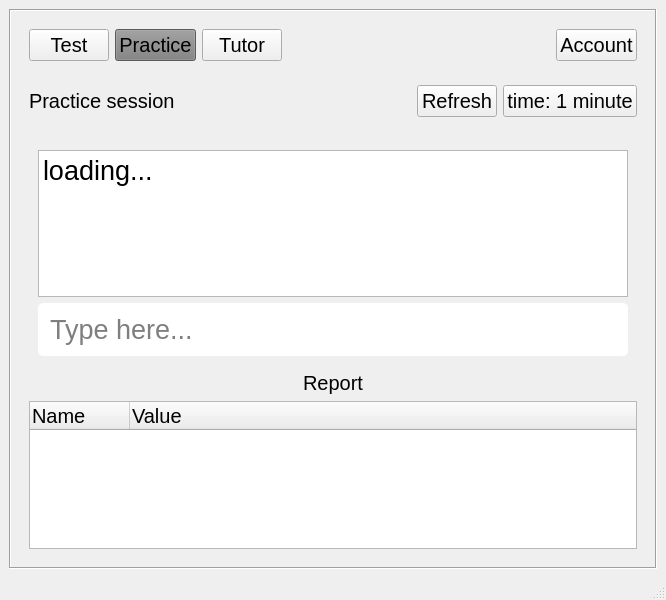
<?xml version="1.0" encoding="UTF-8"?>
<ui version="4.0">
 <class>MainWindow</class>
 <widget class="QMainWindow" name="MainWindow">
  <property name="geometry">
   <rect>
    <x>0</x>
    <y>0</y>
    <width>666</width>
    <height>600</height>
   </rect>
  </property>
  <property name="windowTitle">
   <string>MainWindow</string>
  </property>
  <widget class="QWidget" name="centralwidget">
   <layout class="QGridLayout" name="gridLayout_2">
    <item row="0" column="0">
     <widget class="QScrollArea" name="scrollArea">
      <property name="font">
       <font>
        <pointsize>15</pointsize>
       </font>
      </property>
      <property name="frameShape">
       <enum>QFrame::Box</enum>
      </property>
      <property name="widgetResizable">
       <bool>true</bool>
      </property>
      <widget class="QWidget" name="scrollAreaWidgetContents">
       <property name="geometry">
        <rect>
         <x>0</x>
         <y>0</y>
         <width>644</width>
         <height>535</height>
        </rect>
       </property>
       <layout class="QGridLayout" name="gridLayout">
        <item row="0" column="0">
         <widget class="QFrame" name="frame">
          <property name="sizePolicy">
           <sizepolicy hsizetype="Preferred" vsizetype="Preferred">
            <horstretch>0</horstretch>
            <verstretch>0</verstretch>
           </sizepolicy>
          </property>
          <property name="font">
           <font>
            <pointsize>15</pointsize>
           </font>
          </property>
          <property name="styleSheet">
           <string notr="true"/>
          </property>
          <property name="frameShape">
           <enum>QFrame::NoFrame</enum>
          </property>
          <property name="frameShadow">
           <enum>QFrame::Plain</enum>
          </property>
          <layout class="QHBoxLayout" name="horizontalLayout">
           <item>
            <widget class="QPushButton" name="test_button">
             <property name="font">
              <font>
               <pointsize>15</pointsize>
              </font>
             </property>
             <property name="styleSheet">
              <string notr="true"/>
             </property>
             <property name="text">
              <string>Test</string>
             </property>
             <property name="checkable">
              <bool>false</bool>
             </property>
            </widget>
           </item>
           <item>
            <widget class="QPushButton" name="pushButton_2">
             <property name="font">
              <font>
               <pointsize>15</pointsize>
              </font>
             </property>
             <property name="styleSheet">
              <string notr="true">background-color:#7f7f7f;</string>
             </property>
             <property name="text">
              <string>Practice</string>
             </property>
            </widget>
           </item>
           <item>
            <widget class="QPushButton" name="tutor_btn">
             <property name="font">
              <font>
               <pointsize>15</pointsize>
              </font>
             </property>
             <property name="styleSheet">
              <string notr="true"/>
             </property>
             <property name="text">
              <string>Tutor</string>
             </property>
            </widget>
           </item>
           <item>
            <spacer name="horizontalSpacer">
             <property name="font">
              <font>
               <pointsize>15</pointsize>
              </font>
             </property>
             <property name="orientation">
              <enum>Qt::Horizontal</enum>
             </property>
             <property name="sizeHint" stdset="0">
              <size>
               <width>40</width>
               <height>20</height>
              </size>
             </property>
            </spacer>
           </item>
           <item>
            <widget class="QPushButton" name="account_btn">
             <property name="font">
              <font>
               <pointsize>15</pointsize>
              </font>
             </property>
             <property name="styleSheet">
              <string notr="true"/>
             </property>
             <property name="text">
              <string>Account</string>
             </property>
            </widget>
           </item>
          </layout>
         </widget>
        </item>
        <item row="1" column="0">
         <widget class="QFrame" name="frame_5">
          <property name="font">
           <font>
            <pointsize>15</pointsize>
           </font>
          </property>
          <property name="frameShape">
           <enum>QFrame::NoFrame</enum>
          </property>
          <property name="frameShadow">
           <enum>QFrame::Raised</enum>
          </property>
          <layout class="QHBoxLayout" name="horizontalLayout_2">
           <item>
            <widget class="QLabel" name="label_2">
             <property name="font">
              <font>
               <pointsize>15</pointsize>
              </font>
             </property>
             <property name="styleSheet">
              <string notr="true"/>
             </property>
             <property name="text">
              <string>Practice session</string>
             </property>
            </widget>
           </item>
           <item>
            <spacer name="horizontalSpacer_4">
             <property name="font">
              <font>
               <pointsize>15</pointsize>
              </font>
             </property>
             <property name="orientation">
              <enum>Qt::Horizontal</enum>
             </property>
             <property name="sizeHint" stdset="0">
              <size>
               <width>242</width>
               <height>20</height>
              </size>
             </property>
            </spacer>
           </item>
           <item>
            <widget class="QPushButton" name="practice_refresh">
             <property name="font">
              <font>
               <pointsize>15</pointsize>
              </font>
             </property>
             <property name="styleSheet">
              <string notr="true"/>
             </property>
             <property name="text">
              <string>Refresh</string>
             </property>
            </widget>
           </item>
           <item>
            <widget class="QPushButton" name="time_button">
             <property name="font">
              <font>
               <pointsize>15</pointsize>
              </font>
             </property>
             <property name="styleSheet">
              <string notr="true"/>
             </property>
             <property name="text">
              <string>time: 1 minute</string>
             </property>
            </widget>
           </item>
          </layout>
         </widget>
        </item>
        <item row="2" column="0">
         <widget class="QScrollArea" name="scrollArea_2">
          <property name="font">
           <font>
            <pointsize>15</pointsize>
           </font>
          </property>
          <property name="frameShape">
           <enum>QFrame::NoFrame</enum>
          </property>
          <property name="widgetResizable">
           <bool>true</bool>
          </property>
          <widget class="QWidget" name="scrollAreaWidgetContents_3">
           <property name="geometry">
            <rect>
             <x>0</x>
             <y>0</y>
             <width>626</width>
             <height>407</height>
            </rect>
           </property>
           <layout class="QVBoxLayout" name="verticalLayout_2">
            <item>
             <widget class="QFrame" name="frame_4">
              <property name="font">
               <font>
                <pointsize>15</pointsize>
               </font>
              </property>
              <property name="frameShape">
               <enum>QFrame::NoFrame</enum>
              </property>
              <property name="frameShadow">
               <enum>QFrame::Plain</enum>
              </property>
              <layout class="QVBoxLayout" name="verticalLayout">
               <item>
                <widget class="QTextBrowser" name="practiceTextBrowser">
                 <property name="font">
                  <font>
                   <pointsize>15</pointsize>
                  </font>
                 </property>
                 <property name="styleSheet">
                  <string notr="true"/>
                 </property>
                 <property name="markdown">
                  <string>loading...

</string>
                 </property>
                 <property name="html">
                  <string>&lt;!DOCTYPE HTML PUBLIC &quot;-//W3C//DTD HTML 4.0//EN&quot; &quot;http://www.w3.org/TR/REC-html40/strict.dtd&quot;&gt;
&lt;html&gt;&lt;head&gt;&lt;meta name=&quot;qrichtext&quot; content=&quot;1&quot; /&gt;&lt;style type=&quot;text/css&quot;&gt;
p, li { white-space: pre-wrap; }
&lt;/style&gt;&lt;/head&gt;&lt;body style=&quot; font-family:'Ubuntu'; font-size:15pt; font-weight:400; font-style:normal;&quot;&gt;
&lt;p style=&quot; margin-top:6px; margin-bottom:6px; margin-left:0px; margin-right:0px; -qt-block-indent:0; text-indent:0px;&quot;&gt;&lt;span style=&quot; font-size:20pt;&quot;&gt;loading...&lt;/span&gt;&lt;/p&gt;&lt;/body&gt;&lt;/html&gt;</string>
                 </property>
                 <property name="overwriteMode">
                  <bool>false</bool>
                 </property>
                </widget>
               </item>
               <item>
                <widget class="QLineEdit" name="lineEdit">
                 <property name="font">
                  <font>
                   <pointsize>20</pointsize>
                  </font>
                 </property>
                 <property name="styleSheet">
                  <string notr="true">padding:10px;
border-radius:5px;</string>
                 </property>
                 <property name="text">
                  <string/>
                 </property>
                 <property name="placeholderText">
                  <string>Type here...</string>
                 </property>
                </widget>
               </item>
              </layout>
             </widget>
            </item>
            <item>
             <widget class="QLabel" name="label_4">
              <property name="font">
               <font>
                <pointsize>15</pointsize>
               </font>
              </property>
              <property name="styleSheet">
               <string notr="true"/>
              </property>
              <property name="text">
               <string>Report</string>
              </property>
              <property name="alignment">
               <set>Qt::AlignCenter</set>
              </property>
             </widget>
            </item>
            <item>
             <widget class="QTreeWidget" name="treeWidget">
              <property name="font">
               <font>
                <pointsize>15</pointsize>
               </font>
              </property>
              <property name="styleSheet">
               <string notr="true"/>
              </property>
              <column>
               <property name="text">
                <string>Name</string>
               </property>
               <property name="font">
                <font>
                 <pointsize>15</pointsize>
                </font>
               </property>
              </column>
              <column>
               <property name="text">
                <string>Value</string>
               </property>
               <property name="font">
                <font>
                 <pointsize>15</pointsize>
                </font>
               </property>
              </column>
             </widget>
            </item>
           </layout>
          </widget>
         </widget>
        </item>
       </layout>
      </widget>
     </widget>
    </item>
   </layout>
  </widget>
  <widget class="QMenuBar" name="menubar">
   <property name="geometry">
    <rect>
     <x>0</x>
     <y>0</y>
     <width>666</width>
     <height>21</height>
    </rect>
   </property>
  </widget>
  <widget class="QStatusBar" name="statusbar"/>
 </widget>
 <resources/>
 <connections/>
</ui>
